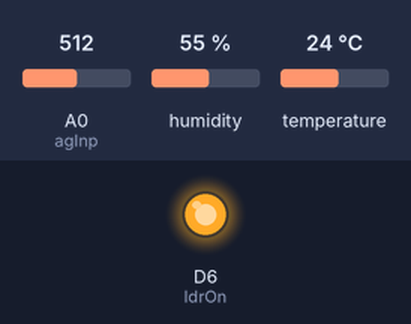
The sketch below on a simulated ESP8266 (NodeMCU). On the bench: output pins drawn as LEDs (lit = HIGH). The test bench sets the inputs (shaded band); at power-on: A0 (agInp) = 512, humidity 55 %, temperature 24 °C. WiFi joins after 1.5 s; servers stay silent unless stated; no MQTT or app messages arrive unless stated; pins used as bus, display or sensor lines are not drawn; what the sketch prints to the serial monitor is not drawn.

Above: at 2.1 s.
At 8.1 s:
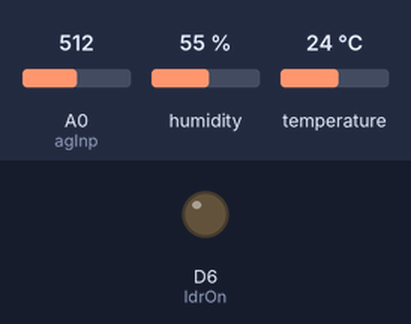
Timing chart, 0 to 17.2 s (numbered marks = the images above):
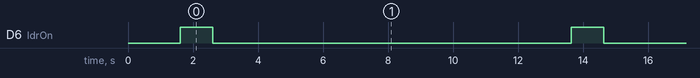

The sketch:

sketch_jun14a.ino
```cpp
#include <ESP8266WiFi.h>
#include "DHT.h"
#include <OneWire.h>
#include <DallasTemperature.h>

#define DHTTYPE DHT11
#define dht_dpin D4   // dht11 sensor pin
#define ONE_WIRE_BUS 4  // d2 for soil temp

#include "Adafruit_MQTT.h"
#include "Adafruit_MQTT_Client.h"

const char *ssid = "Project";  // WiFi Name
const char *pass = "backspace";    // WiFi Password

WiFiClient client;

#define MQTT_SERV "io.adafruit.com"

#define MQTT_PORT 1883

#define MQTT_NAME "abhi1408"  // Adafruit IO Username

#define MQTT_PASS "aio_ZkLp75EMIrgEUOVYyjlCEvSytdgX"  // Adafruit IO AIO key

Adafruit_MQTT_Client mqtt(&client, MQTT_SERV, MQTT_PORT, MQTT_NAME, MQTT_PASS);
Adafruit_MQTT_Publish Moisture = Adafruit_MQTT_Publish(&mqtt,MQTT_NAME "/feeds/moisture");
Adafruit_MQTT_Publish Temperature = Adafruit_MQTT_Publish(&mqtt,MQTT_NAME "/feeds/temperature");
Adafruit_MQTT_Publish Humidity = Adafruit_MQTT_Publish(&mqtt,MQTT_NAME "/feeds/humidity");
Adafruit_MQTT_Publish Light = Adafruit_MQTT_Publish(&mqtt,MQTT_NAME "/feeds/light");
// Adafruit_MQTT_Publish SoilTemp = Adafruit_MQTT_Publish(&mqtt,MQTT_NAME "/f/SoilTemp");

OneWire onewire(ONE_WIRE_BUS);
DallasTemperature sensors(&onewire);
DHT dht(dht_dpin, DHTTYPE);

const int ldrOn = D6;   // ldr sensor switch pin
const int moistureSensorOn = D7;    // soil moisture sensor switch pin
const int agInp = A0;     // analog input pin

void MQTT_connect() {
  int8_t ret;

  // Stop if already connected.
  if (mqtt.connected()) {
    return;
  }

  uint8_t retries = 3;

  while ((ret = mqtt.connect()) != 0) {  // connect will return 0 for connected
    mqtt.disconnect();
    delay(5000);  // wait 5 seconds
    retries--;
    if (retries == 0) {
      // basically die and wait for WDT to reset me
      while (1);
    }
  }
}

void setup() {
  // put your setup code here, to run once:
  Serial.begin(9600);
  delay(10);
  dht.begin();
  sensors.begin();
  pinMode(ldrOn, OUTPUT);
  pinMode(moistureSensorOn, OUTPUT);
  digitalWrite(ldrOn, LOW);
  digitalWrite(moistureSensorOn, LOW);
  Serial.print("Connecting to ");
  Serial.println(ssid);
  WiFi.begin(ssid, pass);
  while (WiFi.status() != WL_CONNECTED) {
    delay(500);
    Serial.print(".");              // print ... till not connected
  }
  Serial.println("\nWiFi connected");
}

void loop() {
  MQTT_connect();
  float temp = dht.readTemperature();
  Serial.print("temperature: ");
  Serial.println(temp);
  float humidity = dht.readHumidity();
  Serial.print("humidity: ");
  Serial.println(humidity);

  Serial.println("Reading light");
  digitalWrite(ldrOn, HIGH);
  delay(1000);
  float light = 1023 - analogRead(agInp);
  digitalWrite(ldrOn, LOW);
  // delay(1000);
  Serial.print("light: ");
  Serial.println(light);

  Serial.println("Reading soil moisture");
  digitalWrite(moistureSensorOn, HIGH);
  delay(1000);
  float soilMoisture = ((1023 - analogRead(agInp)) * 100) / 1023;
  digitalWrite(moistureSensorOn, LOW);
  // delay(1000);
  Serial.print("soil moisture %: ");
  Serial.println(soilMoisture);

  Temperature.publish(temp);
  Humidity.publish(humidity);
  Light.publish(light);
  Moisture.publish(soilMoisture);

  delay(10000);
}
```

Measured:
- by itself, D6 (ldrOn): alternates HIGH for 1.0 s and LOW for 11.0 s
